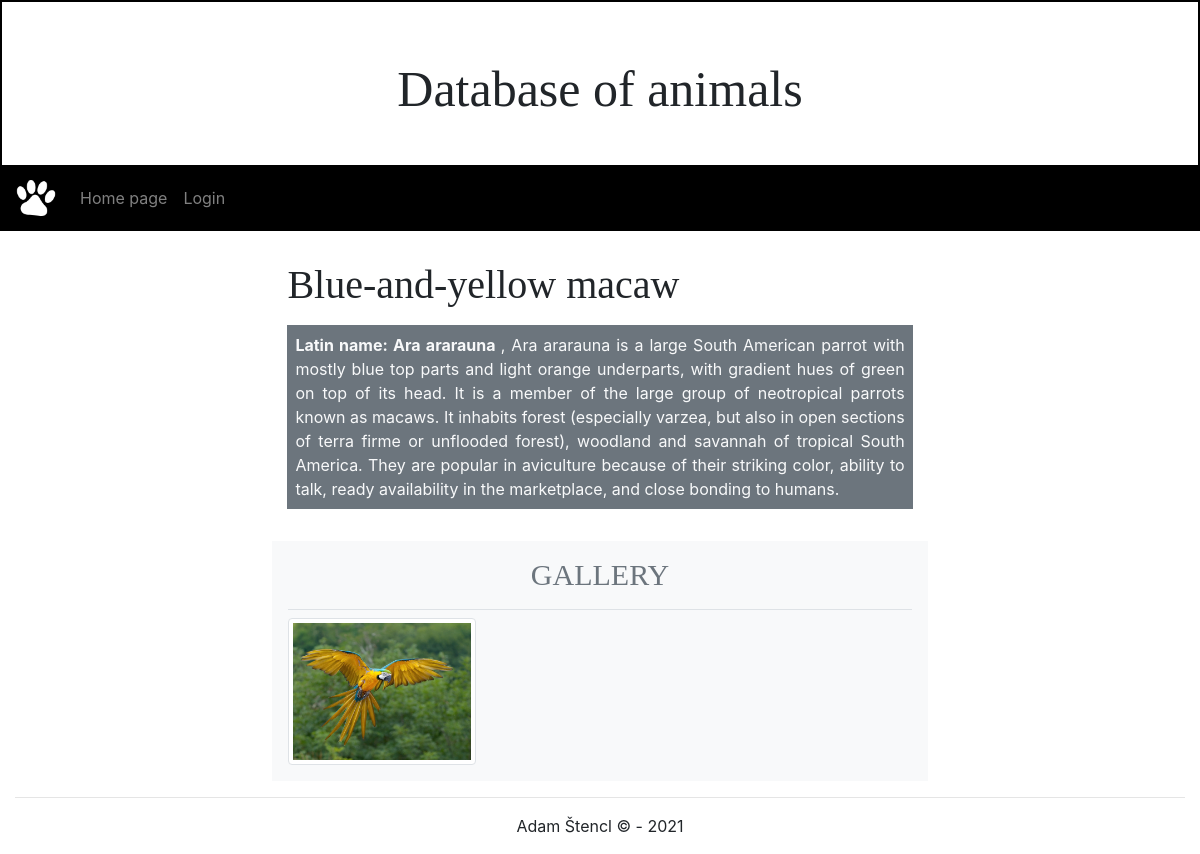
Screenshot of /app/details/5/ with the database file from the repository.
### app/models.py (models this page shows, shortened)
class Animal(models.Model):
    name = models.CharField(max_length=200, verbose_name="Name")
    latinn = models.CharField(max_length=200, verbose_name="Latin name")
    typee = models.ManyToManyField(Type, verbose_name="Type", help_text='select an animal type')
    info = models.TextField(blank=True, null=True, verbose_name="Info")
    image = models.ImageField(upload_to=poster_path, blank=True, null=True, verbose_name="Image")
    class Meta:
        ordering = ["name"]

class Attachment(models.Model):
    title = models.CharField(max_length=200, verbose_name="Title")
    last_update = models.DateTimeField(auto_now=True)
    file = models.FileField(upload_to=attachment_path, null=True, verbose_name="File")
    TYPE_OF_ATTACHMENT = (
        ('audio','Audio'),
        ('image','Image'),
        ('text','Text'),
        ('video','Video'),
        ('other','Other'),
    )
    type = models.CharField(max_length=5, choices=TYPE_OF_ATTACHMENT, blank=True,
    default='image', help_text='Select attachment type', verbose_name="Attachment type")
    animal = models.ForeignKey(Animal, on_delete=models.CASCADE)
    class Meta:
        ordering = ["-last_update", "type"]

### app/views.py (the view)
# urls.py: path('details/<int:pk>/', views.AnimalDetailView.as_view(), name='animal-detail'),
class AnimalDetailView(DetailView):
    model = Animal
    context_object_name = 'animal_detail'
    template_name = 'detail.html'

### app/templates/detail.html (shortened to what this page needs)
{% extends "base.html" %}
{% block content %}
<div style="margin-left: 22%; margin-right: 22%;">
    <div class="col-lg-12 mb-3">
        <h2 style="font-family: 'Cinzel', serif; font-size: 40px;" class="display-4 mb-3">{{ animal_detail.name }}</h2>
        <div class="bg-secondary text-light p-2 mb-3 text-justify"><b>Latin name: {{ animal_detail.latinn }} </b>,
            {{ animal_detail.info }}
        </div>
    </div>
    <div class="col-lg-12 bg-light p-3">
        <h3 style="font-family: 'Cinzel', serif; font-size: 30px;" class="border-bottom pb-3 text-secondary text-center text-uppercase">Gallery</h3>
        <div class="row">
        {% for image in animal_detail.attachment_set.all %}
            <div class="col-lg-6 col-xl-4">
                <a href="{{ image.file.url }}" data-toggle="lightbox" data-gallery="gallery">
                    <img src="{{ image.file.url }}" class="img-fluid img-thumbnail" alt="{{ image.name }}">
                </a>
            </div>
        {% endfor %}
        </div>
    </div>
</div>
{% endblock %}

### rows the page displays
Animal: name "Blue-and-yellow macaw", latinn "Ara ararauna", info "Ara ararauna is a large South American parrot with mostly blue top parts and light orange underparts, with gradient hues of green on top of its head. It is a member of the large group of neotropical parrots known as macaws. It inhabits forest (especially varzea, but also in open sections of terra firme or unflooded forest), woodland and savannah of tropical South America. They are popular in aviculture because of their striking color, ability to talk, ready availability in the marketplace, and close bonding to humans."
Attachment: file (picture)
